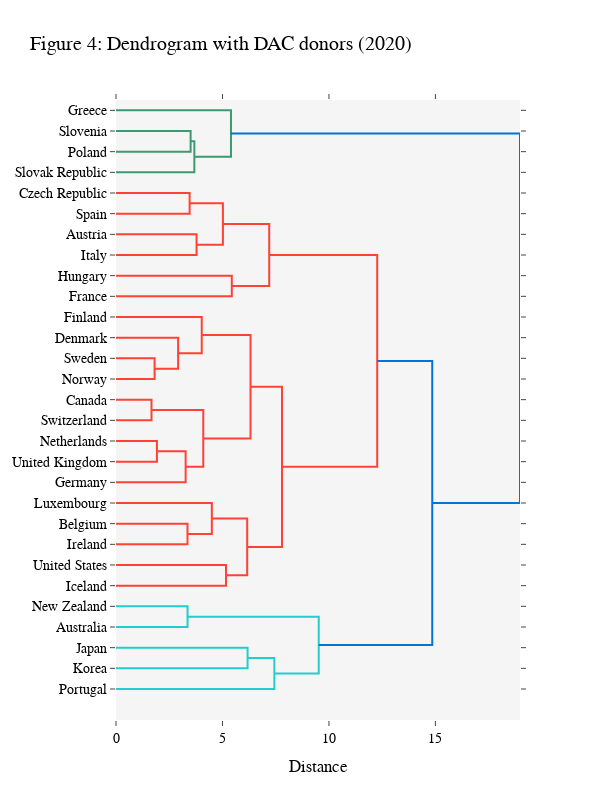

The notebook cell saved with this chart:
### Markdown cell above
### Dendrogram for DAC-only donors

Here the same for the DAC-only data.

### Code cell
dendro2 = ff.create_dendrogram(
        data_dac.iloc[:, :max_dims_dac], orientation='left',
        labels=data_dac.index,
        linkagefun=lambda x: linkage(
                            data_dac.iloc[:, :max_dims_dac],
                            'ward', metric='euclidean', optimal_ordering=True
        ))

dendro2.update_layout(
        title=f'Figure 4: Dendrogram with DAC donors (2020)',
        xaxis=dict(title="Distance"),
        width=600,
        height=800,
        font_family='Montserrat',
        font_color='black',
        font_size=14,
        plot_bgcolor='rgb(245, 245, 245)'
    )

dendro2.show()

### Figure 1 — Plotly figure (JSON) as saved in the notebook; plotly's stock layout.template omitted (floating-point values rounded to 4 significant figures)
{"data": [{"hoverinfo": "text", "marker": {"color": "rgb(61,153,112)"}, "mode": "lines", "type": "scatter", "x": [0, 3.504, 3.504, 0], "xaxis": "x", "y": [-15, -15, -25, -25], "yaxis": "y"}, {"hoverinfo": "text", "marker": {"color": "rgb(61,153,112)"}, "mode": "lines", "type": "scatter", "x": [3.504, 3.68, 3.68, 0], "xaxis": "x", "y": [-20, -20, -35, -35], "yaxis": "y"}, {"hoverinfo": "text", "marker": {"color": "rgb(61,153,112)"}, "mode": "lines", "type": "scatter", "x": [0, 5.399, 5.399, 3.68], "xaxis": "x", "y": [-5, -5, -27.5, -27.5], "yaxis": "y"}, {"hoverinfo": "text", "marker": {"color": "rgb(255,65,54)"}, "mode": "lines", "type": "scatter", "x": [0, 3.457, 3.457, 0], "xaxis": "x", "y": [-45, -45, -55, -55], "yaxis": "y"}, {"hoverinfo": "text", "marker": {"color": "rgb(255,65,54)"}, "mode": "lines", "type": "scatter", "x": [0, 3.784, 3.784, 0], "xaxis": "x", "y": [-65, -65, -75, -75], "yaxis": "y"}, {"hoverinfo": "text", "marker": {"color": "rgb(255,65,54)"}, "mode": "lines", "type": "scatter", "x": [3.457, 5.02, 5.02, 3.784], "xaxis": "x", "y": [-50, -50, -70, -70], "yaxis": "y"}, {"hoverinfo": "text", "marker": {"color": "rgb(255,65,54)"}, "mode": "lines", "type": "scatter", "x": [0, 5.438, 5.438, 0], "xaxis": "x", "y": [-85, -85, -95, -95], "yaxis": "y"}, {"hoverinfo": "text", "marker": {"color": "rgb(255,65,54)"}, "mode": "lines", "type": "scatter", "x": [5.02, 7.196, 7.196, 5.438], "xaxis": "x", "y": [-60, -60, -90, -90], "yaxis": "y"}, {"hoverinfo": "text", "marker": {"color": "rgb(255,65,54)"}, "mode": "lines", "type": "scatter", "x": [0, 1.813, 1.813, 0], "xaxis": "x", "y": [-125, -125, -135, -135], "yaxis": "y"}, {"hoverinfo": "text", "marker": {"color": "rgb(255,65,54)"}, "mode": "lines", "type": "scatter", "x": [0, 2.917, 2.917, 1.813], "xaxis": "x", "y": [-115, -115, -130, -130], "yaxis": "y"}, {"hoverinfo": "text", "marker": {"color": "rgb(255,65,54)"}, "mode": "lines", "type": "scatter", "x": [0, 4.027, 4.027, 2.917], "xaxis": "x", "y": [-105, -105, -122.5, -122.5], "yaxis": "y"}, {"hoverinfo": "text", "marker": {"color": "rgb(255,65,54)"}, "mode": "lines", "type": "scatter", "x": [0, 1.667, 1.667, 0], "xaxis": "x", "y": [-145, -145, -155, -155], "yaxis": "y"}, {"hoverinfo": "text", "marker": {"color": "rgb(255,65,54)"}, "mode": "lines", "type": "scatter", "x": [0, 1.923, 1.923, 0], "xaxis": "x", "y": [-165, -165, -175, -175], "yaxis": "y"}, {"hoverinfo": "text", "marker": {"color": "rgb(255,65,54)"}, "mode": "lines", "type": "scatter", "x": [1.923, 3.27, 3.27, 0], "xaxis": "x", "y": [-170, -170, -185, -185], "yaxis": "y"}, {"hoverinfo": "text", "marker": {"color": "rgb(255,65,54)"}, "mode": "lines", "type": "scatter", "x": [1.667, 4.098, 4.098, 3.27], "xaxis": "x", "y": [-150, -150, -177.5, -177.5], "yaxis": "y"}, {"hoverinfo": "text", "marker": {"color": "rgb(255,65,54)"}, "mode": "lines", "type": "scatter", "x": [4.027, 6.317, 6.317, 4.098], "xaxis": "x", "y": [-113.8, -113.8, -163.8, -163.8], "yaxis": "y"}, {"hoverinfo": "text", "marker": {"color": "rgb(255,65,54)"}, "mode": "lines", "type": "scatter", "x": [0, 3.357, 3.357, 0], "xaxis": "x", "y": [-205, -205, -215, -215], "yaxis": "y"}, {"hoverinfo": "text", "marker": {"color": "rgb(255,65,54)"}, "mode": "lines", "type": "scatter", "x": [0, 4.501, 4.501, 3.357], "xaxis": "x", "y": [-195, -195, -210, -210], "yaxis": "y"}, {"hoverinfo": "text", "marker": {"color": "rgb(255,65,54)"}, "mode": "lines", "type": "scatter", "x": [0, 5.166, 5.166, 0], "xaxis": "x", "y": [-225, -225, -235, -235], "yaxis": "y"}, {"hoverinfo": "text", "marker": {"color": "rgb(255,65,54)"}, "mode": "lines", "type": "scatter", "x": [4.501, 6.161, 6.161, 5.166], "xaxis": "x", "y": [-202.5, -202.5, -230, -230], "yaxis": "y"}, {"hoverinfo": "text", "marker": {"color": "rgb(255,65,54)"}, "mode": "lines", "type": "scatter", "x": [6.317, 7.796, 7.796, 6.161], "xaxis": "x", "y": [-138.8, -138.8, -216.2, -216.2], "yaxis": "y"}, {"hoverinfo": "text", "marker": {"color": "rgb(255,65,54)"}, "mode": "lines", "type": "scatter", "x": [7.196, 12.27, 12.27, 7.796], "xaxis": "x", "y": [-75, -75, -177.5, -177.5], "yaxis": "y"}, {"hoverinfo": "text", "marker": {"color": "rgb(35,205,205)"}, "mode": "lines", "type": "scatter", "x": [0, 3.359, 3.359, 0], "xaxis": "x", "y": [-245, -245, -255, -255], "yaxis": "y"}, {"hoverinfo": "text", "marker": {"color": "rgb(35,205,205)"}, "mode": "lines", "type": "scatter", "x": [0, 6.179, 6.179, 0], "xaxis": "x", "y": [-265, -265, -275, -275], "yaxis": "y"}, {"hoverinfo": "text", "marker": {"color": "rgb(35,205,205)"}, "mode": "lines", "type": "scatter", "x": [6.179, 7.436, 7.436, 0], "xaxis": "x", "y": [-270, -270, -285, -285], "yaxis": "y"}, {"hoverinfo": "text", "marker": {"color": "rgb(35,205,205)"}, "mode": "lines", "type": "scatter", "x": [3.359, 9.521, 9.521, 7.436], "xaxis": "x", "y": [-250, -250, -277.5, -277.5], "yaxis": "y"}, {"hoverinfo": "text", "marker": {"color": "rgb(0,116,217)"}, "mode": "lines", "type": "scatter", "x": [12.27, 14.85, 14.85, 9.521], "xaxis": "x", "y": [-126.2, -126.2, -263.8, -263.8], "yaxis": "y"}, {"hoverinfo": "text", "marker": {"color": "rgb(0,116,217)"}, "mode": "lines", "type": "scatter", "x": [5.399, 18.97, 18.97, 14.85], "xaxis": "x", "y": [-16.25, -16.25, -195, -195], "yaxis": "y"}], "layout": {"autosize": false, "font": {"color": "black", "family": "Montserrat", "size": 14}, "height": 800, "hovermode": "closest", "plot_bgcolor": "rgb(245, 245, 245)", "showlegend": false, "title": {"text": "Figure 4: Dendrogram with DAC donors (2020)"}, "width": 600, "xaxis": {"mirror": "allticks", "rangemode": "tozero", "showgrid": false, "showline": true, "showticklabels": true, "ticks": "outside", "title": {"text": "Distance"}, "type": "linear", "zeroline": false}, "yaxis": {"mirror": "allticks", "rangemode": "tozero", "showgrid": false, "showline": true, "showticklabels": true, "tickmode": "array", "ticks": "outside", "ticktext": ["Greece", "Slovenia", "Poland", "Slovak Republic", "Czech Republic", "Spain", "Austria", "Italy", "Hungary", "France", "Finland", "Denmark", "Sweden", "Norway", "Canada", "Switzerland", "Netherlands", "United Kingdom", "Germany", "Luxembourg", "Belgium", "Ireland", "United States", "Iceland", "New Zealand", "Australia", "Japan", "Korea", "Portugal"], "tickvals": [-5, -15, -25, -35, -45, -55, -65, -75, -85, -95, -105, -115, -125, -135, -145, -155, -165, -175, -185, -195, -205, -215, -225, -235, -245, -255, -265, -275, -285], "type": "linear", "zeroline": false}}}
